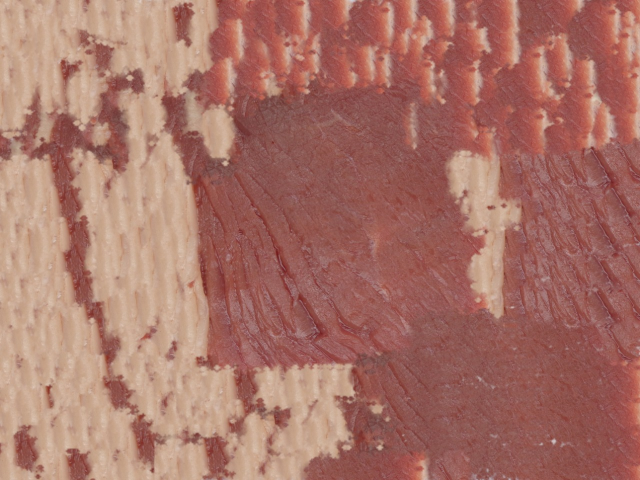
#> input picture ClasificadorSegmentacionCarne/carne.jpeg, 1280 x 960 px (shown at 1/2 size)
$ jupyter execute Clasificacion_fondo_carne.ipynb
#> lines starting #> are read from the running program, lines starting #| are printed output that depends on the picture; after the words box and inside, x2 and y2 are one past the last pixel; in counts of white or black regions, pixels touching at a corner belong together
[cell 1]
import pandas
import numpy as np
import cv2
import matplotlib.pyplot as plt
import os
from sklearn.model_selection import train_test_split
from sklearn.neural_network import MLPClassifier
from sklearn.ensemble import RandomForestClassifier
from sklearn.svm import SVC
from sklearn.metrics import accuracy_score
from sklearn.metrics import confusion_matrix

[cell 2]
carne = cv2.imread('carne.jpeg')
#> carne is the input picture: shape (960, 1280, 3); mean B, G, R 103.6, 114.9, 167.9
fondo = cv2.imread('fondo.jpeg')
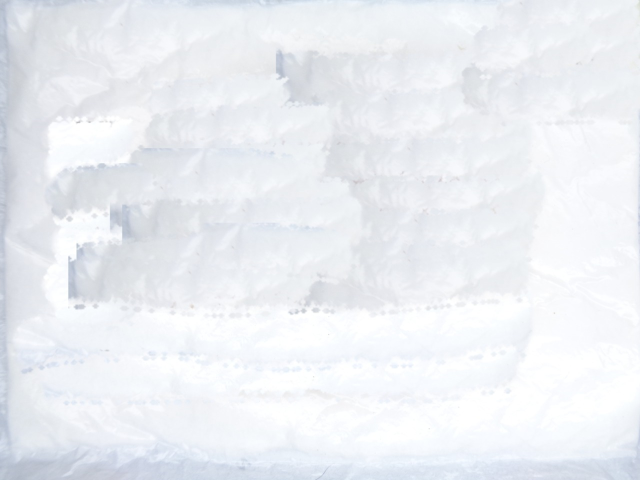
#> input picture ClasificadorSegmentacionCarne/fondo.jpeg, 1280 x 960 px (shown at 1/2 size)
#> fondo is the input picture: shape (960, 1280, 3); mean B, G, R 243.4, 238.7, 235.9

plt.figure()
plt.subplot(1,2,1)
plt.imshow(cv2.cvtColor(carne, cv2.COLOR_BGR2RGB))
plt.xticks([])
plt.yticks([])
plt.subplot(1,2,2)
plt.imshow(cv2.cvtColor(fondo, cv2.COLOR_BGR2RGB))
plt.xticks([])
plt.yticks([])
plt.show()
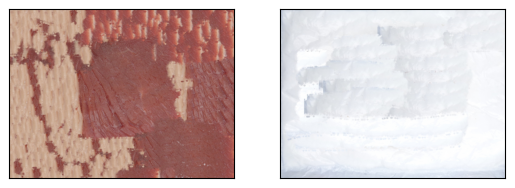
#> figure drawn by matplotlib, 2 panels

[cell 3]
nrows,ncols,_= carne.shape
#> nrows = 960; ncols = 1280
Xcarne = np.reshape(carne,(nrows*ncols,3))
nrows,ncols,_= fondo.shape
Xfondo = np.reshape(fondo,(nrows*ncols,3))

idx = np.random.permutation(nrows*ncols)[:5000]
Xfondo = Xfondo[idx,:]
Xcarne = Xcarne[idx,:]

print('Xcarne',Xcarne.shape)
#| Xcarne (5000, 3)
print('Xfondo',Xfondo.shape)
#| Xfondo (5000, 3)

[cell 4]
X = np.concatenate((Xcarne,Xfondo),axis=0)
y = np.zeros(10000)
y[:5000] = 1
print('X',X.shape)
#| X (10000, 3)
print('Y',len(y),y)

[cell 5]
model = SVC()
model.fit(X,y)

[cell 6]
def analizar_imagen(filename,model):
#> called with filename = 'prueba1.jpeg'
    img = cv2.imread(filename)
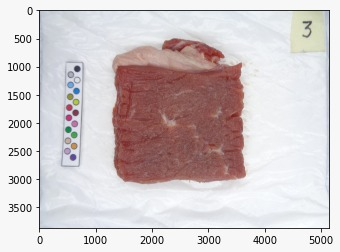
#> input picture ClasificadorSegmentacionCarne/prueba1.jpeg, 340 x 252 px
#> img is the input picture: shape (252, 340, 3); mean B, G, R 202.6, 201.4, 210.6

    nrows,ncols,_=img.shape
#> nrows = 252; ncols = 340
    Ximg = np.reshape(img,(nrows*ncols,3))

    y = model.predict(Ximg)
    yimg = np.reshape(y,(nrows,ncols))
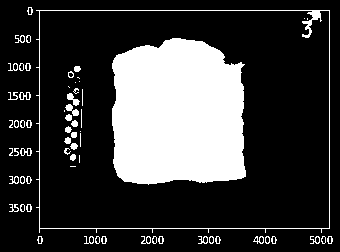
#> yimg: shape (252, 340) float64; values 0 (black) and 1 (white), 23.5% white; 65 white regions (16 under 20 px), largest, box (x1, y1, x2, y2) and area: (112, 38, 246, 185) 17265, (36, 10, 330, 233) 1247, (65, 104, 79, 116) 81

    imgcarne = img.copy()
    imgcarne[yimg==0,:] = 0

    plt.figure()
    plt.subplot(1,3,1)
    plt.imshow(cv2.cvtColor(img, cv2.COLOR_BGR2RGB))
    plt.xticks([])
    plt.yticks([])
    plt.subplot(1,3,2)
    plt.imshow(yimg,cmap='gray')
    plt.xticks([])
    plt.yticks([])
    plt.subplot(1,3,3)
    plt.imshow(cv2.cvtColor(imgcarne, cv2.COLOR_BGR2RGB))
    plt.xticks([])
    plt.yticks([])
    plt.show()

[cell 7]
analizar_imagen('prueba1.jpeg',model)

[cell 8]
analizar_imagen('prueba2.jpeg',model)
#> call 2 of analizar_imagen, with filename = 'prueba2.jpeg'
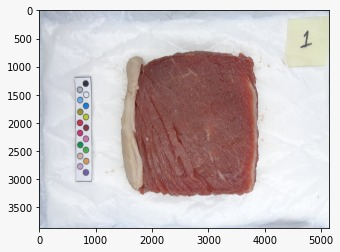
#> input picture ClasificadorSegmentacionCarne/prueba2.jpeg, 340 x 252 px
#> in analizar_imagen, img is the input picture: shape (252, 340, 3); mean B, G, R 198.9, 198, 207.2
#> in analizar_imagen (call 2), `yimg = np.reshape(y,(nrows,ncols))`: yimg: shape (252, 340) float64; values 0 (black) and 1 (white), 24.8% white; 69 white regions (19 under 20 px), largest, box (x1, y1, x2, y2) and area: (121, 50, 259, 197) 18499, (36, 10, 330, 233) 1064, (75, 108, 89, 128) 122
#> in analizar_imagen (call 2), `imgcarne[yimg==0,:] = 0`:
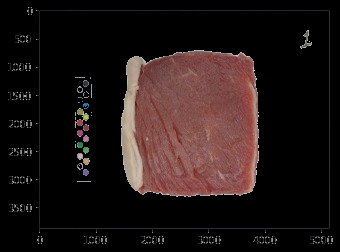
#> imgcarne: shape (252, 340, 3); mean B, G, R 21.3, 22.4, 33.1

[cell 9]
analizar_imagen('prueba3.jpeg',model)
#> call 3 of analizar_imagen, with filename = 'prueba3.jpeg'
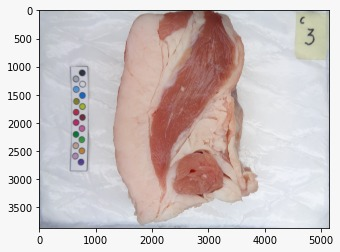
#> input picture ClasificadorSegmentacionCarne/prueba3.jpeg, 340 x 252 px
#> in analizar_imagen, img is the input picture: shape (252, 340, 3); mean B, G, R 195.5, 196.1, 206.6
#> in analizar_imagen (call 3), `yimg = np.reshape(y,(nrows,ncols))`:
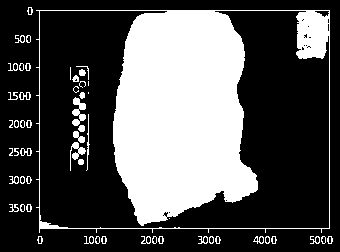
#> yimg: shape (252, 340) float64; values 0 (black) and 1 (white), 33.1% white; 54 white regions (8 under 20 px), largest, box (x1, y1, x2, y2) and area: (36, 10, 330, 233) 26499, (72, 97, 86, 126) 222, (70, 142, 86, 171) 154
#> in analizar_imagen (call 3), `imgcarne[yimg==0,:] = 0`:
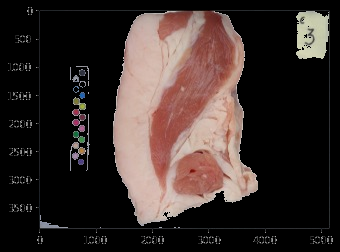
#> imgcarne: shape (252, 340, 3); mean B, G, R 42.6, 45.7, 57.2
#> in analizar_imagen (call 3), `plt.show()`:
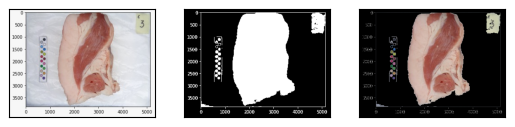
#> figure drawn by matplotlib, 3 panels
